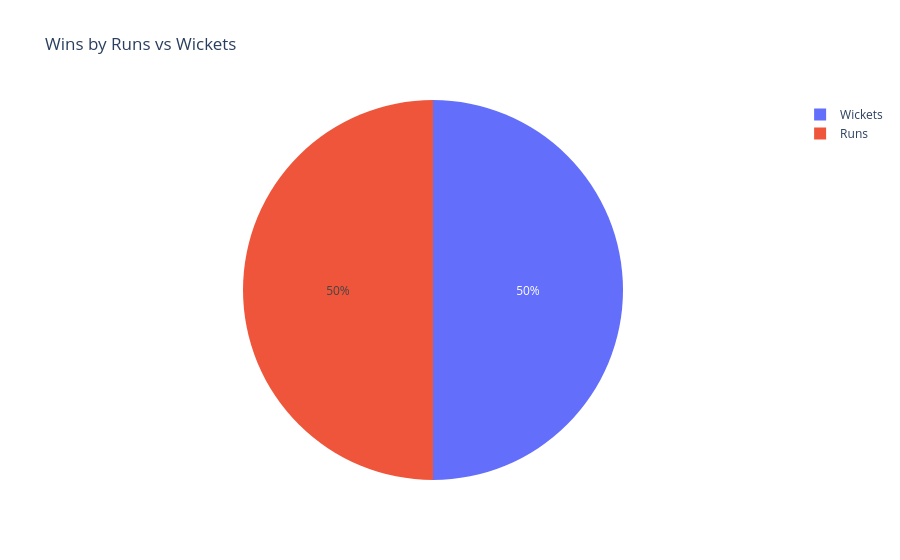

The code cell stored with this chart in its notebook:
### Code cell
# win by runs or wickets
win_type = df['won_by'].value_counts()
fig = px.pie(
    values=win_type.values, names=win_type.index, title='Wins by Runs vs Wickets' )
fig.show()

### Figure 1 — Plotly figure (JSON) as saved in the notebook; plotly's stock layout.template omitted (floating-point values rounded to 4 significant figures)
{"data": [{"domain": {"x": [0, 1], "y": [0, 1]}, "hovertemplate": "label=%{label}<br>value=%{value}<extra></extra>", "labels": ["Wickets", "Runs"], "legendgroup": "", "name": "", "showlegend": true, "type": "pie", "values": [37, 37]}], "layout": {"legend": {"tracegroupgap": 0}, "title": {"text": "Wins by Runs vs Wickets"}}}
